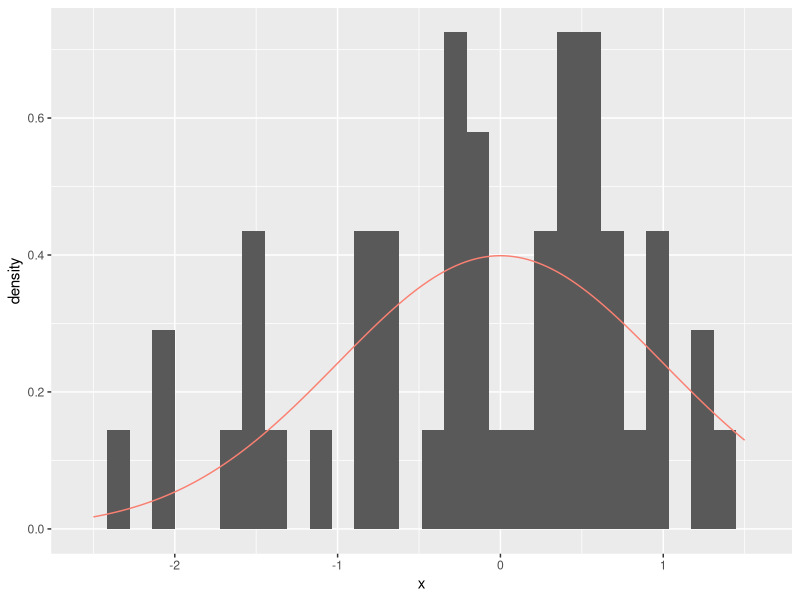
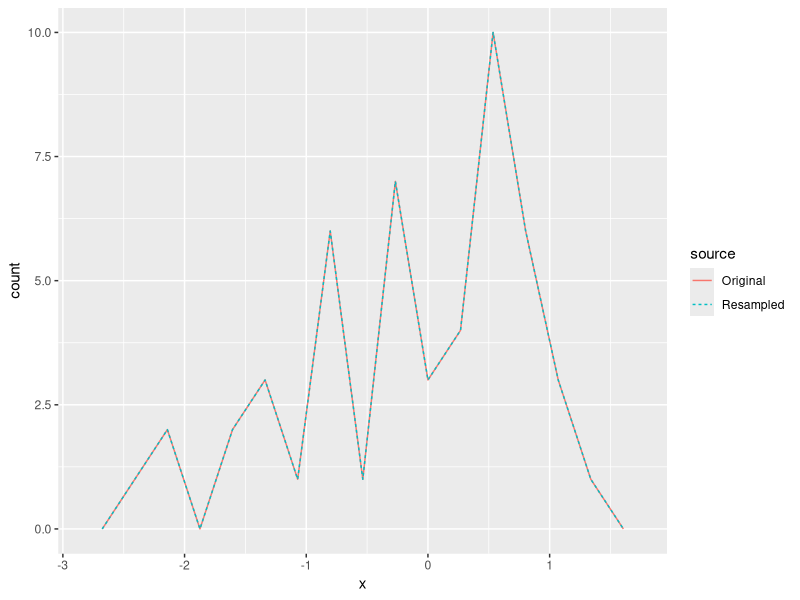
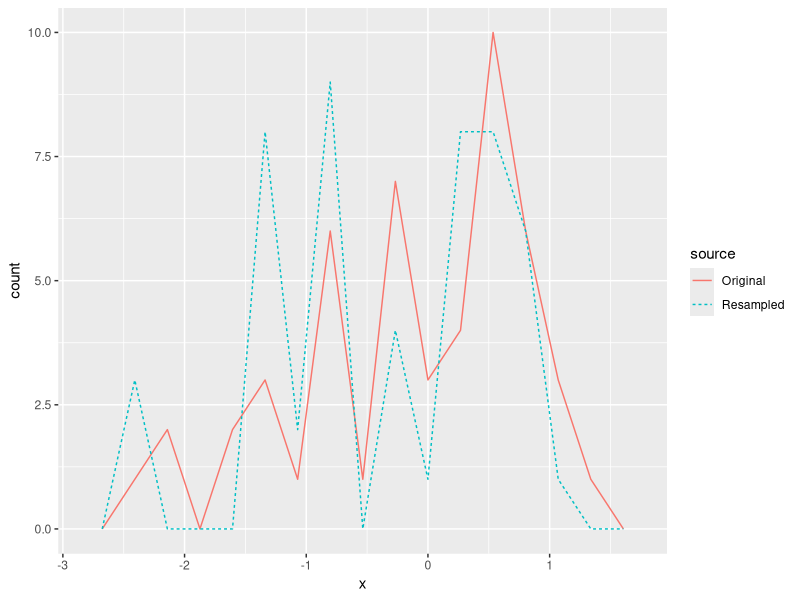
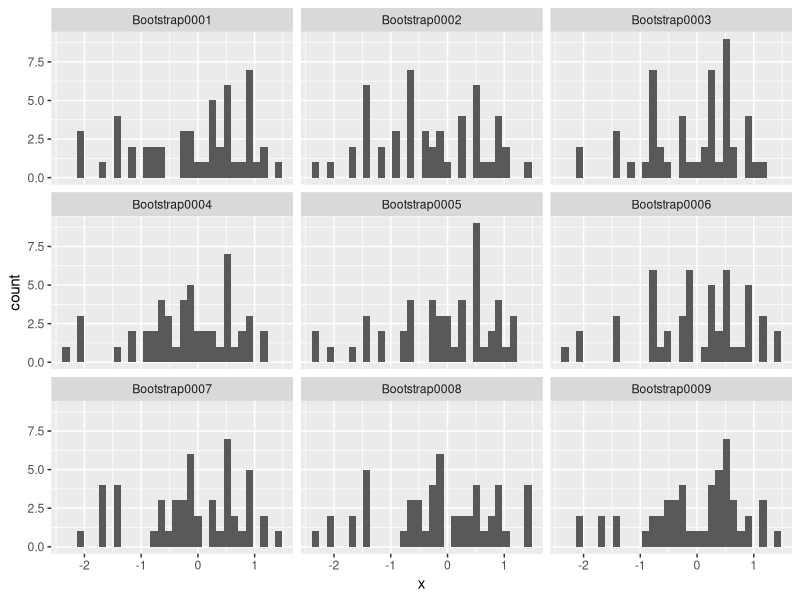
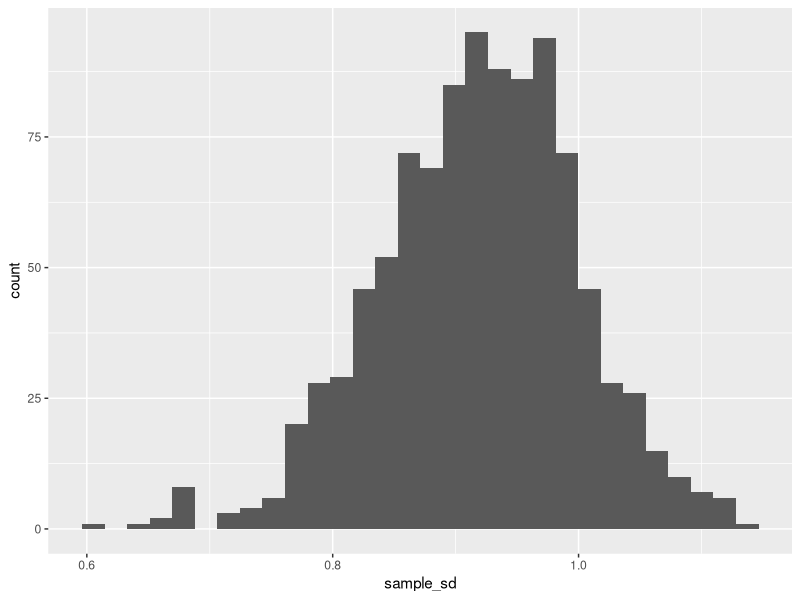
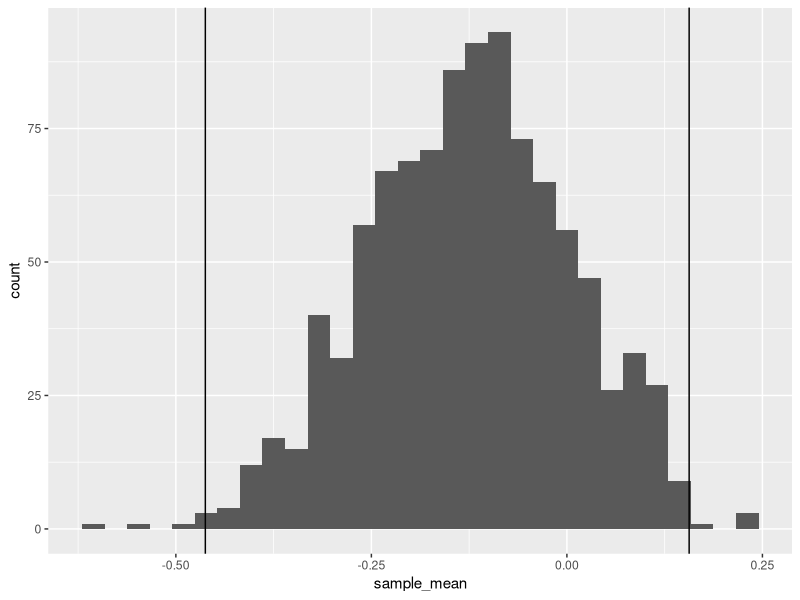

Generate these figures, in order, with R:
## ---- chunk 1
library(tidyverse)
library(rsample)
## ---- chunk 2
## NOTE: No need to edit this setup
set.seed(101) # Set a seed for reproducibility

mu <- 0
sd <- 1
n <- 50

df_data_norm <- tibble(x = rnorm(n, mean = mu, sd = sd))

df_data_norm %>%
  ggplot(aes(x)) +
  geom_histogram(aes(y = after_stat(..density..))) +
  geom_line(
    aes(y = d),
    data = tibble(x = seq(-2.5, +1.5, length.out = 500)) %>% 
      mutate(d = dnorm(x, mean = mu, sd = sd)),
    color = "salmon"
  )
## ---- chunk 3
## NOTE: Do not edit this code
# This is the **WRONG** way to do resampling
df_data_norm %>% 
  # Resample *without* replacement
  pull(x) %>% 
  sample(., size = n, replace = FALSE) %>% 
  tibble(x = ., source = "Resampled") %>% 
  # Visualize against the original sample
  bind_rows(., df_data_norm %>% mutate(source = "Original")) %>% 
  ggplot(aes(x)) +
  geom_freqpoly(aes(color = source, linetype = source), bins = 15)
## ---- chunk 4
## NOTE: Do not edit this code
# This is the **RIGHT** way to do resampling
df_data_norm %>% 
  # Resample *with* replacement
  pull(x) %>% 
  sample(., size = n, replace = TRUE) %>% 
  tibble(x = ., source = "Resampled") %>% 
  # Visualize against the original sample
  bind_rows(., df_data_norm %>% mutate(source = "Original")) %>% 
  ggplot(aes(x)) +
  geom_freqpoly(aes(color = source, linetype = source), bins = 15)
## ---- chunk 5
## NOTE: Do not edit this code
# This is the **RIGHT** way to do resampling
df_data_norm %>% 
  # Resample *with* replacement
  pull(x) %>% 
  sample(., size = n, replace = TRUE) %>% 
  tibble(x = ., source = "Resampled") %>% 
  # Compute statistics we care about
  bind_rows(., df_data_norm %>% mutate(source = "Original")) %>% 
  group_by(source) %>% 
  summarize(
    sample_mean = mean(x),
    sample_sd = sd(x)
  )
## ---- chunk 6
df_data_norm %>% 
  bootstraps(., times = 1000)
## ---- chunk 7
## NOTE: No need to edit
df_data_norm %>% 
  bootstraps(., times = 1) %>% 
  # Pull out a single `splits` object
  pull(splits) %>% 
  .[[1]] %>% 
  # Use analysis() to turn the split into a usable dataset
  analysis()
## ---- chunk 8
## NOTE: No need to edit this setup
df_resample_norm <-
  bootstraps(df_data_norm, times = 1000) %>%
  mutate(df = map(splits, ~ analysis(.x)))

# Visualize the first 9 of the resamples
df_resample_norm %>%
  slice(1:9) %>%
  unnest(df) %>%
  ggplot(aes(x)) +
  geom_histogram() +
  facet_wrap(~ id)
## ---- chunk 9
## NOTE: No need to edit this example
# Start with our dataset
df_demo <- 
  df_data_norm %>% 
  # Create the bootstrap resamplings
  bootstraps(., times = 1000) %>% 
  # Finicky code: Compute an estimate for each resampling (`splits` column)
  mutate(
    # The `map_*` family of functions iterates a provided function over a column
    sample_mean = map_dbl(
      # Chosen column
      splits,
      # Function we provide (defined inline)
      function(split_df) {
        # First, we use `analysis()` to translate the split into usable data
        split_df %>% 
          analysis() %>% 
          # Then, we carry out whatever analysis we want
          summarize(sample_mean = mean(x)) %>% 
          # One last wrangling step
          pull(sample_mean)
      }
    )
  )

df_demo 
## ---- chunk 10
## TASK: Adapt the code given in the previous chunk
df_q1 <-
  df_data_norm %>%
  # Create the bootstrap resamplings
  bootstraps(., times = 1000) %>% 
  # Finicky code: Compute an estimate for each resampling (`splits` column)
  mutate(
    # The `map_*` family of functions iterates a provided function over a column
    sample_sd = map_dbl(
      # Chosen column
      splits,
      # Function we provide (defined inline)
      function(split_df) {
        # First, we use `analysis()` to translate the split into usable data
        split_df %>% 
          analysis() %>% 
          # Then, we carry out whatever analysis we want
          summarize(sample_sd = sd(x)) %>% 
          # One last wrangling step
          pull(sample_sd)
      }
    )
  )

df_q1
## ---- chunk 11
## NOTE: No need to change this!
assertthat::assert_that(
    df_q1 %>% 
      mutate(
        test_sd = map_dbl(splits, ~analysis(.) %>% summarize(s = sd(x)) %>% pull(s)),
        test = test_sd == sample_sd
      ) %>% 
      pull(test) %>% 
      all()
)
print("Great job!")
## ---- chunk 12
## NOTE: No need to edit
df_q1 %>% 
  ggplot(aes(sample_sd)) +
  geom_histogram()
## ---- chunk 13
## TASK: Compute the standard error
df_q2 <- 
  df_data_norm %>% 
  bootstraps(., times = 1000) %>% 
  mutate(
    sample_mean = map_dbl(
      splits,
      function(split_df) {
        split_df %>% 
          analysis() %>% 
          summarize(sample_mean = mean(x)) %>% 
          pull(sample_mean)
      }
    )
  ) %>% 
  summarize(se = sd(sample_mean)) #look here oooooo
# TODO: Complete the following code
  # summarize(se = ?)
# se_q2.1 <- 4 / sqrt(16) # Population: norm(mean = 2, sd = 4), observations: n = 16
df_q2
## ---- chunk 14
## NOTE: No need to change this!
assertthat::assert_that(
    (df_q2 %>% pull(se)) > 0.1,
    msg = "Take a closer look at the definition of the standard error. We only divide by sqrt(n) when using the standard deviation of the *population* (not the standard deviation of the *samping distribution*)."
)
print("Great job!")
## ---- chunk 15
## TASK: Compute the lower and upper quantiles of the sampling distribution
alpha <- 0.01

df_q3 <- 
  df_demo %>% 
  summarize(
# task_begin
    mean_lo = quantile(sample_mean, alpha / 2),
    mean_up = quantile(sample_mean, 1 - (alpha / 2)),
# task_end
  )
## ---- chunk 16
## NOTE: Do not edit this code
df_demo %>% 
  ggplot(aes(sample_mean)) +
  geom_histogram() +
  geom_vline(
    data = df_q3,
    mapping = aes(xintercept = mean_lo)
  ) +
  geom_vline(
    data = df_q3,
    mapping = aes(xintercept = mean_up)
  )
## ---- chunk 17
## NOTE: No need to change this!
assertthat::assert_that(
    abs(
      df_q3 %>% pull(mean_lo) %>% .[[1]]
    - quantile(df_demo$sample_mean, 0.005)
    ) < 1e-3,
    msg = "Your value of mean_lo is incorrect"
)
assertthat::assert_that(
    abs(
      df_q3 %>% pull(mean_up) %>% .[[1]]
    - quantile(df_demo$sample_mean, 0.995)
    ) < 1e-3,
    msg = "Your value of mean_up is incorrect"
)
print("Great job!")
